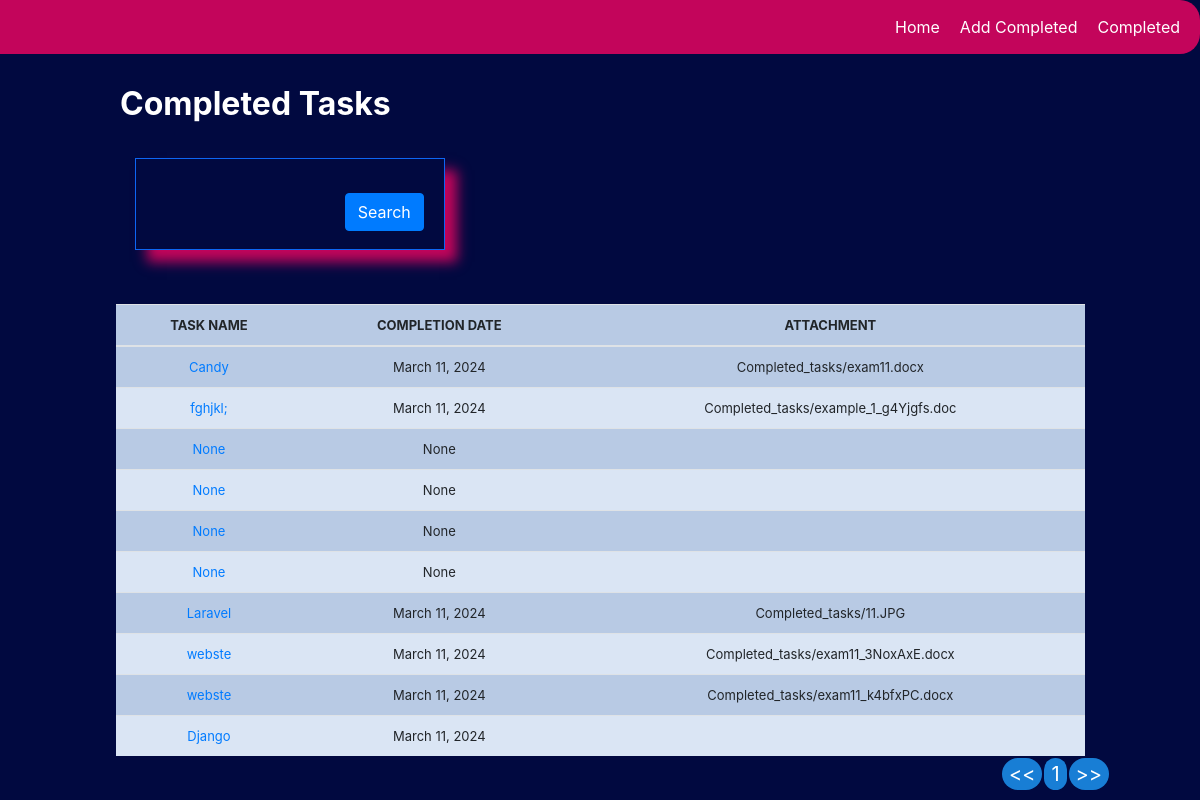
The page /completedtasks/list/ (signed in) on the database its author committed.
### Finished_Tasks/models.py (models this page shows, shortened)
class completedTaskss(models.Model):
    taskName = models.CharField(max_length=120, default='', blank=True, null=True)
    description = models.TextField(max_length=3000, default='', blank=True, null=True)
    completionDate = models.DateField(auto_now_add=False, auto_now=False, null=True, blank=True)
    attachment = models.FileField(upload_to= 'Completed_tasks/', null=True, blank=True)  # This line defines the attachment field

### Finished_Tasks/views.py (the view)
# urls.py: path('list/', views.listTasks, name='list'),
@login_required
def listTasks(request):
    title = 'Completed Tasks'
    queryset = completedTaskss.objects.all()  # Corrected model name
    form = CompletedTasksForm(request.POST, request.FILES)
    if request.method == 'POST':
        form = CompletedTasksForm(request.POST, request.FILES)
        if form.is_valid():
            queryset = completedTaskss.objects.filter(name__icontains=form.cleaned_data['taskName'])
    context = {
        "title": title,
        "queryset": queryset,
        "form": form,
    }
    return render(request, 'listCompletedTasks.html', context)

### Finished_Tasks/templates/listCompletedTasks.html (shortened to what this page needs)
{% load static %}
{% load crispy_forms_tags %}
{% include "tasksNavbar.html" %}
<head>
    <link rel="stylesheet" type="text/css" href="https://stackpath.bootstrapcdn.com/bootstrap/4.5.2/css/bootstrap.min.css">
    <link href="{% static 'css/style.css' %}" rel="stylesheet">
    <link href="{% static 'js/jquery-ui-1.13.2/jquery-ui.min.css' %}" rel="stylesheet">
    <link href="{% static 'js/jquery-ui-1.13.2/jquery-ui.structure.min.css' %}" rel="stylesheet">
    <link href="{% static 'js/jquery-ui-1.13.2/jquery-ui.theme.min.css' %}" rel="stylesheet">
</head>
<body>
  <div class="main-container">
    <div class="title">
      {{title}}
      <br>
    </div>
    <div class="myForm col-md-4">
      <form method='POST' action=''>{% csrf_token %}
        <div class="row">
          <div class='col-sm-12'>
            <div class="form-row">
              <div class="form-group col-md-8">
              </div>
              <div class="form-group col-md-3">
                <br>
                <button type="submit" class="btn btn-primary">Search</button>
              </div>
            </div>
          </div>
        </div>
      </form>
    </div>
    <br>
    <table class="table">
      <thead>
        <tr>
          <th>TASK NAME</th>
          <th>COMPLETION DATE</th>
          <th>ATTACHMENT</th>
        </tr>
      </thead>
      {% for instance in queryset %}
        <tr>
          <td><a href="{% url 'completedtasks:update' instance.id %}">{{instance.taskName}}</a></td>
          <td>{{instance.completionDate}}</td>
          <td>{{instance.attachment}}</td>
        </tr>
      {% endfor %}
    </table>
  </div>
</body>
</html>
</html>

### Transactions/static/css/style.css (style rules this page uses)
body { background-color: #010940; color: white; }
.myForm { margin-top:300; margin:30px; }
.table { font-size: 13px; text-align: center; width: 95%; margin: auto; text-align: center; }
.table tr:nth-child(odd) { background: #B8CAE4 }
.table tr:nth-child(even) { background: #dae5f4 }
.main-container { width:85%; margin:auto; color: white; }
.myForm form { box-shadow: 10px 10px 10px; box-shadow: 12px 12px 12px #c3055b; border: 1px solid #0d66f4; padding: 10px; padding-bottom: 2px; color: white; }
.title { text-align:left; margin-left: 30; margin-top: 80; font-weight: bold; font-size:xx-large; }

### rows shown on the page
completedTaskss: taskName "Candy", completionDate "March 11, 2024", attachment "Completed_tasks/exam11.docx"
completedTaskss: taskName "fghjkl;", completionDate "March 11, 2024", attachment "Completed_tasks/example_1_g4Yjgfs.doc"
completedTaskss: taskName "None", completionDate "None"
completedTaskss: taskName "None", completionDate "None"
completedTaskss: taskName "None", completionDate "None"
completedTaskss: taskName "None", completionDate "None"
completedTaskss: taskName "Laravel", completionDate "March 11, 2024", attachment "Completed_tasks/11.JPG"
completedTaskss: taskName "webste", completionDate "March 11, 2024", attachment "Completed_tasks/exam11_3NoxAxE.docx"
completedTaskss: taskName "webste", completionDate "March 11, 2024", attachment "Completed_tasks/exam11_k4bfxPC.docx"
completedTaskss: taskName "Django", completionDate "March 11, 2024"

### other values the page prints
{{ title }} "Completed Tasks"
